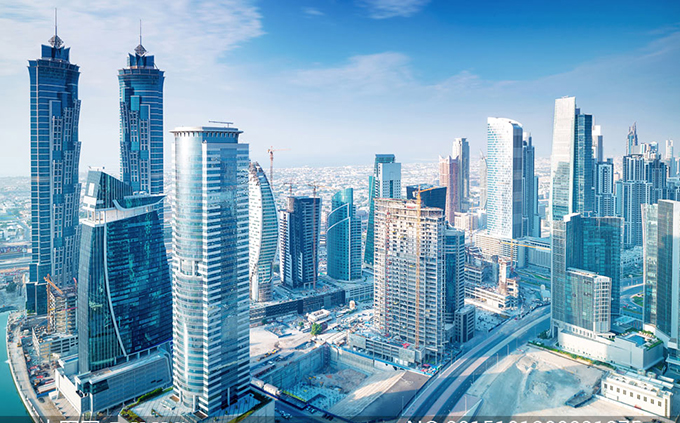
#> input picture Exp7_Canny/Exp7_Canny/Exp7/dataset/3.jpg, 680 x 423 px
$ python 'my canny.py'
#> lines starting #> are read from the running program, lines starting #| are printed output that depends on the picture; after the words box and inside, x2 and y2 are one past the last pixel; in counts of white or black regions, pixels touching at a corner belong together
# -*- coding: cp936 -*-
import cv2
import numpy as np
from numpy import *
import math

def TraceEdge(i,j,height,length,newImage,m,low):
    dx = [1,1,0,-1,-1,-1,0,1]
    dy = [0,1,1,1,0,-1,-1,-1]
    x = 0
    y = 0
    for k in range(8):
        x = i + dx[k]
        y = j + dy[k]
        if x<0 or y<0 or x>height-1 or y>length-1:
            continue
        if (newImage[x][y]==128 and m[x][y]>=low):
            newImage[x][y] = 255
            TraceEdge(x,y,height,length,newImage,m,low)

def my_canny(img, low, high):
    height = len(img)
    length = len(img[0])

    newImage = img.copy()
    img_edge = [([0] * (length+2)) for i in range(height+2)] #加了一圈延伸，方便梯度时的计算

    for i in range(height):
        for j in range(length):
            img_edge[i+1][j+1] = int(img[i][j])
    for j in range(length):
        img_edge[0][j+1] = int(img[0][j])
        img_edge[height+2-1][j+1] = int(img[height-1][j])
    for i in range(height+2):
        img_edge[i][0] = img_edge[i][1]
        img_edge[i][length+2-1] = img_edge[i][length+2-2]

    m = [([0] * length) for i in range(height)]
    theta = [([0] * length) for i in range(height)]

    for i in range(height):
        for j in range(length):
            x = i+1
            y = j+1
            #p = double(img_edge[x-1][y+1]-img_edge[x-1][y-1]+2*img_edge[x][y+1]-2*img_edge[x][y-1]+img_edge[x+1][y+1]-img_edge[x+1][y-1])
            #q = double(img_edge[x-1][y-1]-img_edge[x+1][y+1]+2*img_edge[x-1][y]-2*img_edge[x+1][y]+img_edge[x-1][y+1]-img_edge[x+1][y+1])
            p = double(img_edge[i+1][j+2]-img_edge[i+1][j+1]+img_edge[i+2][j+2]-img_edge[i+2][j+1])/2
            q = double(img_edge[i+1][j+1]-img_edge[i+2][j+1]+img_edge[i+1][j+2]-img_edge[i+2][j+2])/2
            m[i][j] = math.sqrt(p**2+q**2)
            theta[i][j] = math.atan2(q,p)
            if theta[i][j]<0:
                theta[i][j] += math.pi

    for i in range(1,height-1):
        for j in range(1,length-1):
            dTmp1 = 0
            dTmp2 = 0
            if m[i][j]==0:
                newImage[i][j] = 0
            elif ((theta[i][j]>=0.5*math.pi and theta[i][j]<0.75*math.pi) or (theta[i][j]>=1.5*math.pi and theta[i][j]<1.75*math.pi)):
                g1 = m[i-1][j-1]           # g1 g2
                g2 = m[i-1][j]             #    C
                g3 = m[i+1][j]             #    g3 g4
                g4 = m[i+1][j+1]
                dWeight = fabs(math.tan(theta[i][j]))
                dTmp1 = g1*dWeight+g2*(1-dWeight)
                dTmp2 = g4*dWeight+g3*(1-dWeight)
            elif ((theta[i][j]>=0.75*math.pi and theta[i][j]<math.pi) or (theta[i][j]>=1.75*math.pi and theta[i][j]<2*math.pi)):
                g1 = m[i-1][j-1]           # g1
                g2 = m[i][j-1]             # g2 C g3
                g3 = m[i][j+1]             #      g4
                g4 = m[i+1][j+1]
                dWeight = fabs(math.tan(theta[i][j]))
                dTmp1 = g2*dWeight+g1*(1-dWeight)
                dTmp2 = g4*dWeight+g3*(1-dWeight)
            elif ((theta[i][j]>=0.25*math.pi and theta[i][j]<0.5*math.pi) or (theta[i][j]>=1.25*math.pi and theta[i][j]<1.5*math.pi)):
                g1 = m[i-1][j]             #    g1 g2
                g2 = m[i-1][j+1]           #    C
                g3 = m[i+1][j]             # g4 g3
                g4 = m[i+1][j-1]
                dWeight = fabs(math.tan(theta[i][j]))
                dTmp1 = g2*dWeight+g1*(1-dWeight)
                dTmp2 = g3*dWeight+g4*(1-dWeight)
            elif ((theta[i][j]>=0*math.pi and theta[i][j]<0.25*math.pi) or (theta[i][j]>=1*math.pi and theta[i][j]<1.25*math.pi)):
                g1 = m[i-1][j+1]           #      g1
                g2 = m[i][j+1]             # g4 C g2
                g3 = m[i+1][j-1]           # g3
                g4 = m[i][j-1]
                dWeight = fabs(math.tan(theta[i][j]))
                dTmp1 = g1*dWeight+g2*(1-dWeight)
                dTmp2 = g3*dWeight+g4*(1-dWeight)
            #print dTmp1, dTmp2, m[i][j]
            if (m[i][j]>=dTmp1 and m[i][j]>=dTmp2):
                newImage[i][j] = 128
            else:
                newImage[i][j] = 0

    for i in range(height):
        for j in range(length):
            if (newImage[i][j]==128 and m[i][j]>=high):
                newImage[i][j] = 255
                TraceEdge(i,j,height,length,newImage,m,low)

    for i in range(height):
        newImage[i][0] = 0
        newImage[i][length-1] = 0
    for j in range(length):
        newImage[0][j] = 0
        newImage[height-1][j]

    for i in range(height):
        for j in range(length):
            if newImage[i][j]!=255:
                newImage[i][j] = 0

    return newImage

'''
img = cv2.imread("2.jpg", 0)
img = cv2.GaussianBlur(img,(3,3),0)
newImage = my_canny(img,5,18)
cv2.imshow('My canny', newImage)  '''
'''
img = cv2.imread("1.jpg", 0)
img = cv2.GaussianBlur(img,(3,3),0)
newImage = my_canny(img,7,14)
cv2.imshow('My canny', newImage)  '''

img = cv2.imread("3.jpg", 0)
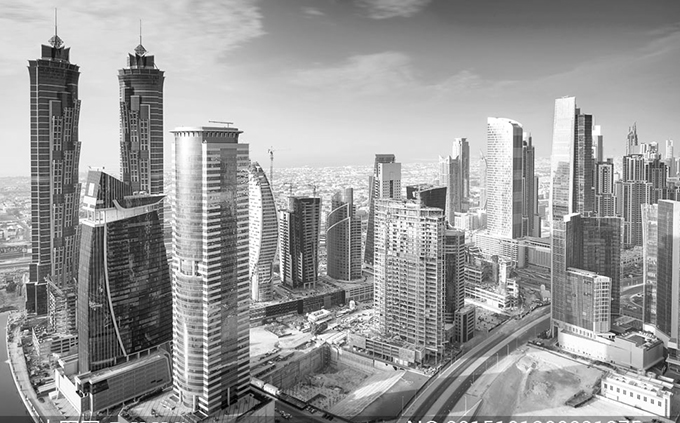
#> img: shape (423, 680); min 0, max 255, mean 154
img = cv2.GaussianBlur(img,(3,3),0)
newImage = my_canny(img,1.5,15)
#> in my_canny, `height = len(img)`: height = 423
#> in my_canny, `length = len(img[0])`: length = 680
#> in my_canny, `img_edge = [([0] * (length+2)) for i in range(height+2)]`: img_edge = 425 items
#> in my_canny, `m = [([0] * length) for i in range(height)]`: m = 423 items
#> after the loop in my_canny, `for i in range(1,height-1):`:
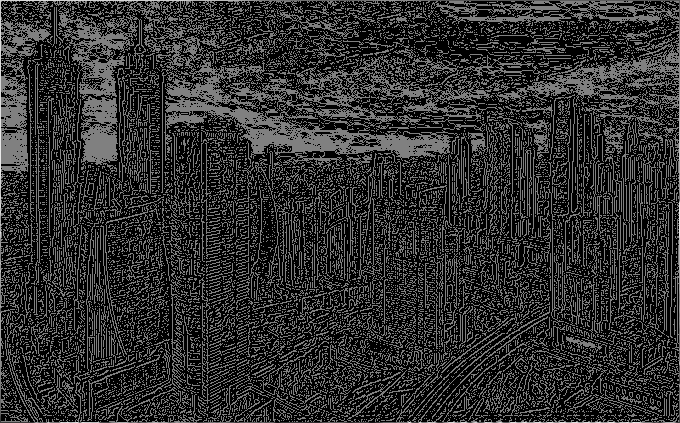
#> newImage: shape (423, 680); min 0, max 241, mean 46.4
#> after the loop in my_canny, `for i in range(height):`:
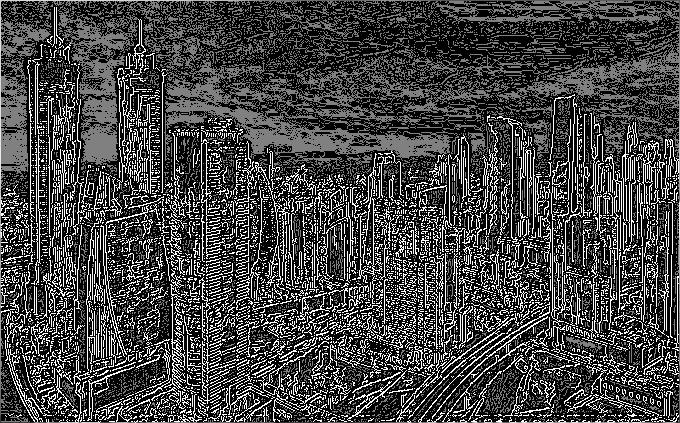
#> newImage: shape (423, 680); 17.1% of pixels changed, all inside (x1, y1, x2, y2) = (1, 7, 679, 423)
#> after the loop in my_canny, `for i in range(height):`:
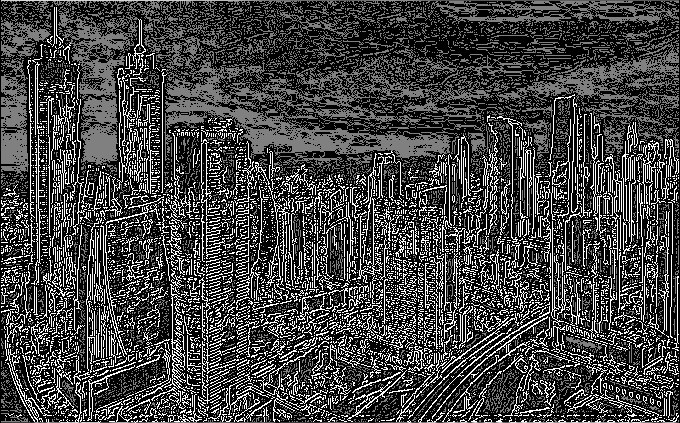
#> newImage: shape (423, 680); 0.29% of pixels changed, all inside (x1, y1, x2, y2) = (0, 0, 680, 423)
#> after the loop in my_canny, `for j in range(length):`:
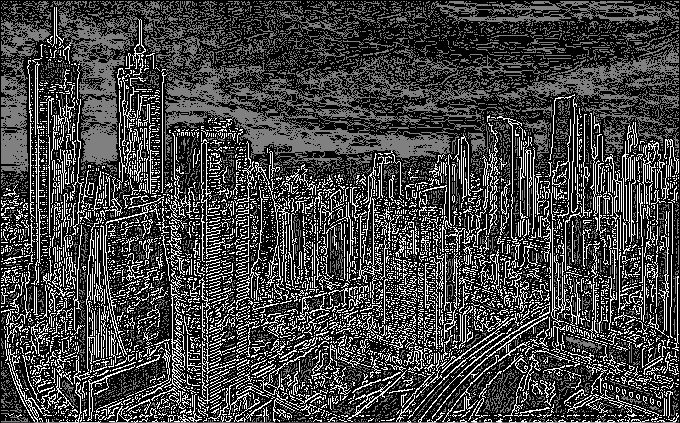
#> newImage: shape (423, 680); 0.24% of pixels changed, all inside (x1, y1, x2, y2) = (1, 0, 679, 1)
#> after the loop in my_canny, `for i in range(height):`:
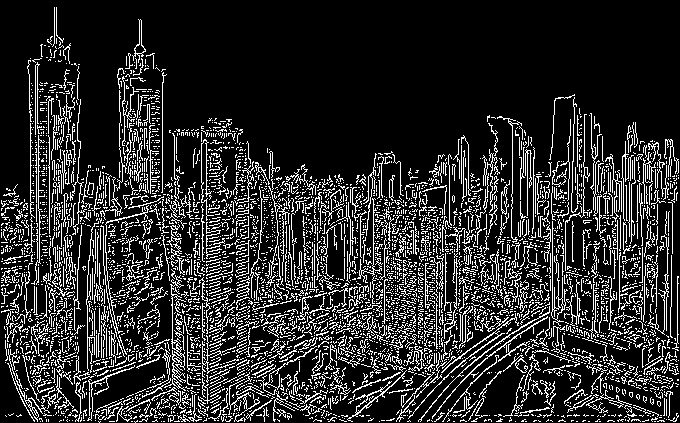
#> newImage: shape (423, 680); 17.1% white in thin lines or dots
cv2.imshow('My canny', newImage)

cv2.waitKey(0)
cv2.destroyAllWindows()

'''
canny = cv2.Canny(img, 50, 150)
cv2.imshow('Canny', canny)
cv2.waitKey(0)
cv2.destroyAllWindows()'''
